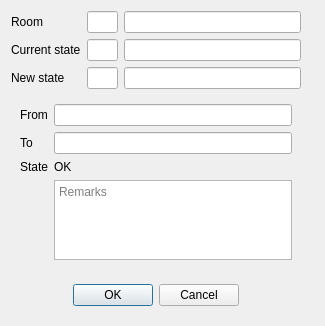
<?xml version="1.0" encoding="UTF-8"?>
<ui version="4.0">
 <class>RoomState</class>
 <widget class="QDialog" name="RoomState">
  <property name="geometry">
   <rect>
    <x>0</x>
    <y>0</y>
    <width>325</width>
    <height>326</height>
   </rect>
  </property>
  <property name="windowTitle">
   <string>Room state</string>
  </property>
  <layout class="QHBoxLayout" name="horizontalLayout_2">
   <item>
    <layout class="QGridLayout" name="gridLayout">
     <item row="1" column="2">
      <widget class="EQLineEdit" name="leCurrentStateName">
       <property name="focusPolicy">
        <enum>Qt::NoFocus</enum>
       </property>
       <property name="readOnly">
        <bool>true</bool>
       </property>
      </widget>
     </item>
     <item row="2" column="1">
      <widget class="EQLineEdit" name="leNewState">
       <property name="maximumSize">
        <size>
         <width>40</width>
         <height>16777215</height>
        </size>
       </property>
      </widget>
     </item>
     <item row="1" column="0">
      <widget class="QLabel" name="label">
       <property name="text">
        <string>Current state</string>
       </property>
      </widget>
     </item>
     <item row="4" column="0" colspan="3">
      <widget class="QWidget" name="widget" native="true">
       <layout class="QHBoxLayout" name="horizontalLayout">
        <item>
         <spacer name="horizontalSpacer">
          <property name="orientation">
           <enum>Qt::Horizontal</enum>
          </property>
          <property name="sizeHint" stdset="0">
           <size>
            <width>57</width>
            <height>20</height>
           </size>
          </property>
         </spacer>
        </item>
        <item>
         <widget class="QPushButton" name="btnOk">
          <property name="text">
           <string>OK</string>
          </property>
         </widget>
        </item>
        <item>
         <widget class="QPushButton" name="btnCancel">
          <property name="text">
           <string>Cancel</string>
          </property>
         </widget>
        </item>
        <item>
         <spacer name="horizontalSpacer_2">
          <property name="orientation">
           <enum>Qt::Horizontal</enum>
          </property>
          <property name="sizeHint" stdset="0">
           <size>
            <width>56</width>
            <height>20</height>
           </size>
          </property>
         </spacer>
        </item>
       </layout>
      </widget>
     </item>
     <item row="2" column="0">
      <widget class="QLabel" name="label_2">
       <property name="text">
        <string>New state</string>
       </property>
      </widget>
     </item>
     <item row="0" column="1">
      <widget class="EQLineEdit" name="leRoomCode">
       <property name="maximumSize">
        <size>
         <width>40</width>
         <height>16777215</height>
        </size>
       </property>
       <property name="focusPolicy">
        <enum>Qt::NoFocus</enum>
       </property>
       <property name="contextMenuPolicy">
        <enum>Qt::NoContextMenu</enum>
       </property>
       <property name="readOnly">
        <bool>true</bool>
       </property>
      </widget>
     </item>
     <item row="1" column="1">
      <widget class="EQLineEdit" name="leCurrentState">
       <property name="maximumSize">
        <size>
         <width>40</width>
         <height>16777215</height>
        </size>
       </property>
       <property name="focusPolicy">
        <enum>Qt::NoFocus</enum>
       </property>
       <property name="readOnly">
        <bool>true</bool>
       </property>
      </widget>
     </item>
     <item row="0" column="2">
      <widget class="EQLineEdit" name="leRoomName">
       <property name="focusPolicy">
        <enum>Qt::NoFocus</enum>
       </property>
       <property name="readOnly">
        <bool>true</bool>
       </property>
      </widget>
     </item>
     <item row="2" column="2">
      <widget class="EQLineEdit" name="leNewStateName">
       <property name="focusPolicy">
        <enum>Qt::NoFocus</enum>
       </property>
       <property name="readOnly">
        <bool>true</bool>
       </property>
      </widget>
     </item>
     <item row="0" column="0">
      <widget class="QLabel" name="label_3">
       <property name="text">
        <string>Room</string>
       </property>
      </widget>
     </item>
     <item row="3" column="0" colspan="3">
      <widget class="QWidget" name="wdtOut" native="true">
       <layout class="QGridLayout" name="gridLayout_2">
        <item row="0" column="0">
         <widget class="QLabel" name="label_4">
          <property name="text">
           <string>From</string>
          </property>
         </widget>
        </item>
        <item row="1" column="0">
         <widget class="QLabel" name="label_5">
          <property name="text">
           <string>To</string>
          </property>
         </widget>
        </item>
        <item row="2" column="1">
         <widget class="QLabel" name="lbOO">
          <property name="text">
           <string>OK</string>
          </property>
         </widget>
        </item>
        <item row="2" column="0">
         <widget class="QLabel" name="label_6">
          <property name="text">
           <string>State</string>
          </property>
         </widget>
        </item>
        <item row="1" column="1" colspan="2">
         <widget class="EDateEdit" name="deEnd"/>
        </item>
        <item row="0" column="1" colspan="2">
         <widget class="EDateEdit" name="deStart"/>
        </item>
        <item row="3" column="1" colspan="2">
         <widget class="QPlainTextEdit" name="teRemarks">
          <property name="placeholderText">
           <string>Remarks</string>
          </property>
         </widget>
        </item>
       </layout>
      </widget>
     </item>
     <item row="1" column="3">
      <widget class="QLabel" name="lbStatus">
       <property name="text">
        <string/>
       </property>
       <property name="pixmap">
        <pixmap resource="../Resort/res.qrc">:/images/ball-green.png</pixmap>
       </property>
      </widget>
     </item>
    </layout>
   </item>
  </layout>
 </widget>
 <customwidgets>
  <customwidget>
   <class>EQLineEdit</class>
   <extends>QLineEdit</extends>
   <header location="global">eqlineedit.h</header>
   <slots>
    <signal>customButtonClicked(bool)</signal>
   </slots>
  </customwidget>
  <customwidget>
   <class>EDateEdit</class>
   <extends>QLineEdit</extends>
   <header location="global">edateedit.h</header>
  </customwidget>
 </customwidgets>
 <tabstops>
  <tabstop>leNewState</tabstop>
  <tabstop>deStart</tabstop>
  <tabstop>deEnd</tabstop>
  <tabstop>teRemarks</tabstop>
  <tabstop>btnOk</tabstop>
  <tabstop>btnCancel</tabstop>
 </tabstops>
 <resources>
  <include location="../Resort/res.qrc"/>
 </resources>
 <connections/>
</ui>
